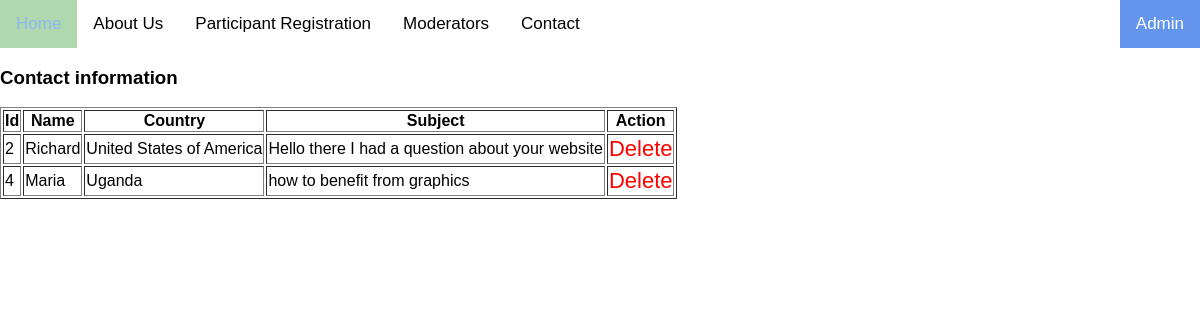
Page /contactAdmin.php on the committed database.
### tables this page shows
CREATE TABLE `contacts` (
  `Id` int(11) NOT NULL,
  `Name` varchar(255) NOT NULL,
  `Country` varchar(255) NOT NULL,
  `Subject` varchar(255) NOT NULL,
  `is_deleted` int(11) NOT NULL DEFAULT 0
);

### contactAdmin.php (the view, shortened to what this page needs)
<!DOCTYPE html>
<html>
    <head>
<link rel="stylesheet" href="https://cdnjs.cloudflare.com/ajax/libs/font-awesome/4.7.0/css/font-awesome.min.css">
<link rel="stylesheet" href="style.css">
    </head>
    <body>
    <div class="topnav" >
     <a href="index.php" style="background-color:rgba(45, 153, 45, 0.542);;">Home</a>
     <a href="aboutUs.php" >About Us</a>
     <a href="registration.php" >Participant Registration  </a>
     <a href="moderators.php">Moderators </a>
     <a href="contact.php" >Contact</a>
     <a href="admin.php" style="float: right; color:white;background-color:cornflowerblue;">Admin</a>
     <a href="javascript:void(0);" class="icon" onclick="myFunction()">
    </a>
  </div>
  <h3> Contact information</h3>
    </body>
      </html>
<?php
include 'server.php';?>
<?php
    $sql = "select * from contacts where is_deleted like 0";
    $myquery = $conn->query($sql);
    echo "
    <div style='overflow-x:auto;'>
    <table border='1'>
    <tr>
    <th>Id</th>
    <th>Name</th>
    <th>Country</th>
    <th>Subject</th>
    <th>Action</th>
    </tr>";
    while($row = $myquery->fetch_assoc()){
        echo "<tr>";
        echo "<td>" . $row['Id'] . "</td>";
        echo "<td>" . $row['Name'] . "</td>";
        echo "<td>" . $row['Country'] . "</td>";
        echo "<td>" . $row['Subject'] . "</td>";
        if( $row['is_deleted'] == 0 ){
            echo "
            <td>
                <a name='deleteId' href='delete.php?deleteId=$row[Id]' style='color: red;'>Delete</a>
            </td>";
        }
        else{
            echo "
            <td>
                <a name='deleteId' href='delete.php?deleteId=$row[Id]' style='color: orange;'>Undo Delete</a>
            </td>
            ";
        }
        echo "</tr>";
        }
        echo "</table> </div>";
?>

### style.css (style rules this page uses)
body { margin: 0; font-family: Arial, Helvetica, sans-serif; background-color: white; }
.topnav { overflow: hidden; background-repeat: no-repeat; background-size: cover; color:black; }
.topnav a { float: left; display: block; text-align: center; padding: 14px 16px; text-decoration: none; font-size: 17px; }
a { text-decoration: none; font-size: 22px; color: black; }

### rows in the picture
contacts: Id "2", Name "Richard", Country "United States of America", Subject "Hello there I had a question about your website"
contacts: Id "4", Name "Maria", Country "Uganda", Subject "how to benefit from graphics"
